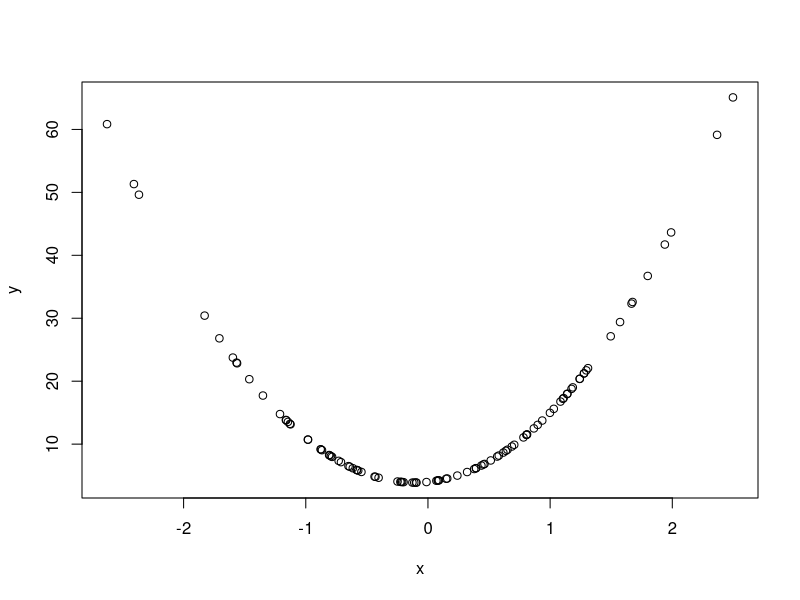
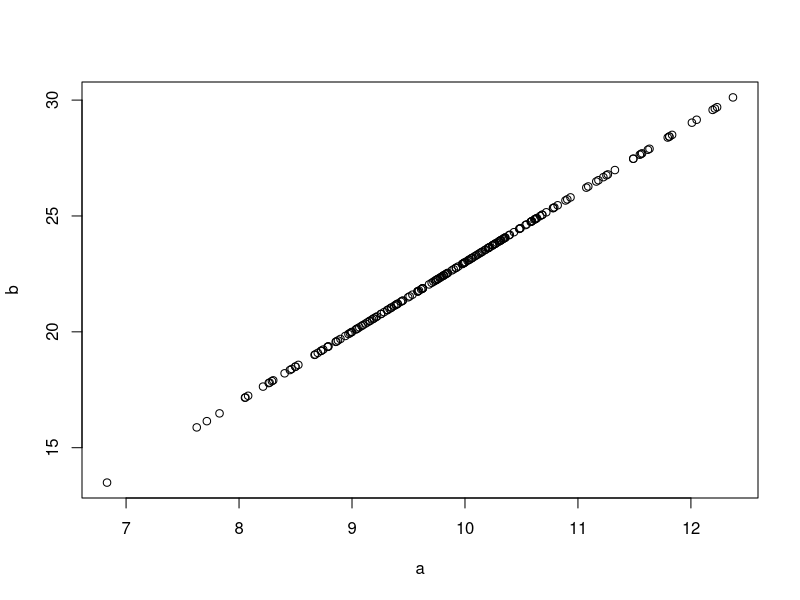
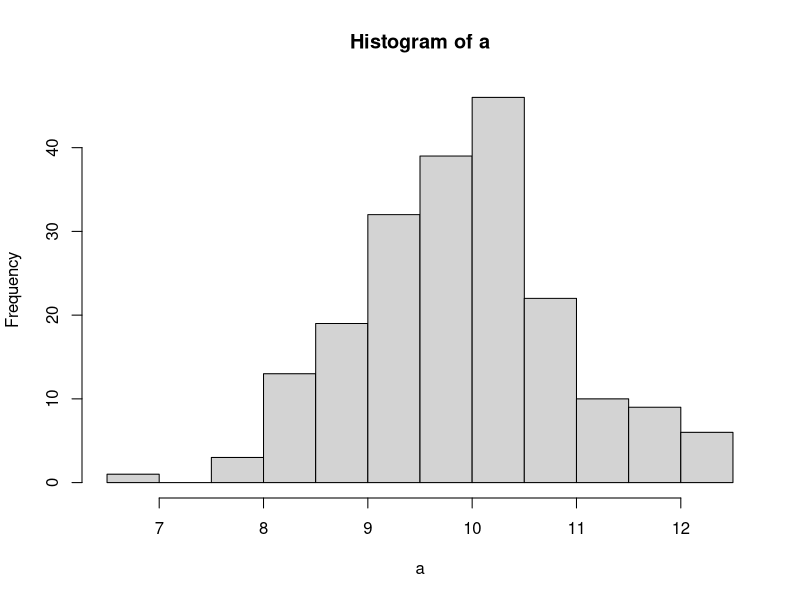

These charts were generated, in order, by the following R code:
## new R Script Stub
## RD Daudt  
##

# plot a parabola
x <- rnorm(100)
y <- (3*x)^2 + 2*x +4
plot(x,y)

# linear plot
a <- rnorm(200, mean=10)
b <- 3*a - 7
plot(a,b)

# histogram of source variable
hist(a)

